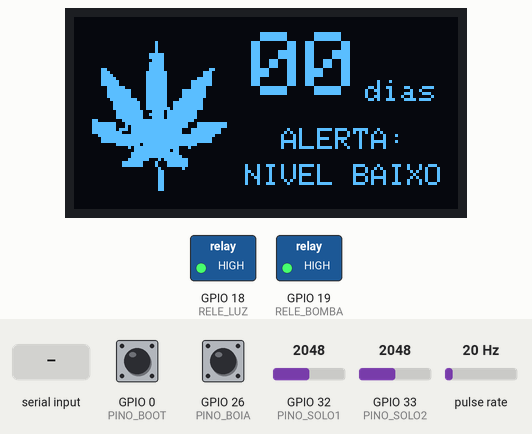
Simulated run of this sketch. Board: ESP32. On the bench: 128×64 one-colour display, switched loads named in the sketch (green lamp = pin HIGH). Wiring (inferred from the names in the program): pulse sensor: data GPIO 25. Inputs (shaded band) come from the test bench; at power-on: GPIO 26 (PINO_BOIA) HIGH, GPIO 0 (PINO_BOOT) HIGH, GPIO 32 (PINO_SOLO1) = 2048, GPIO 33 (PINO_SOLO2) = 2048, pulse rate 20 Hz. What the sketch prints to the serial monitor is not drawn.

Above: at 2.6 s.
2.7 s: GPIO 26 (PINO_BOIA) pulled LOW for 3.2 s
At 5.1 s:
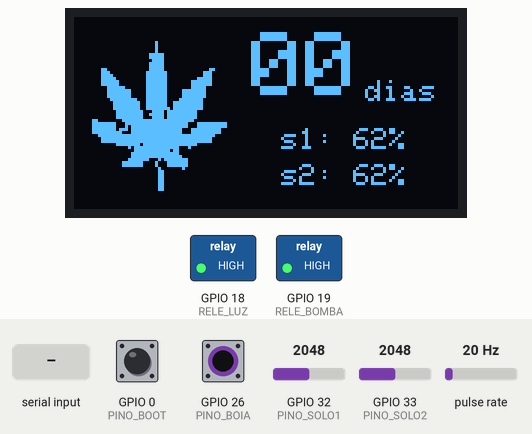
7.5 s: GPIO 0 (PINO_BOOT) pulled LOW for 0.15 s
9.1 s: "R" received over Serial
At 21.1 s:
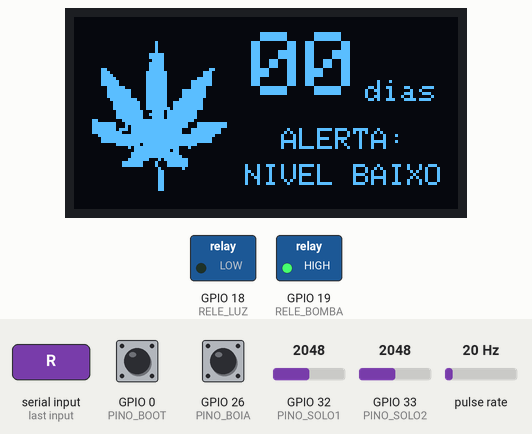
Timing chart, 0 to 61.5 s (numbered marks = the images above; inputs shaded):
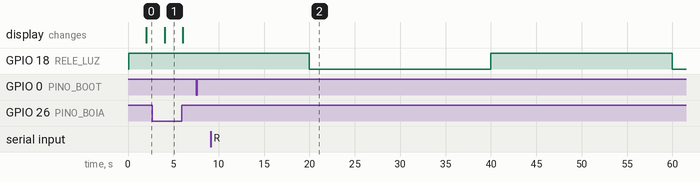

Measured:
- after the input at 2.7 s, the display: changes after 1.3 s (image 1)
- after the input at 7.5 s, every drawn part: stays the same

The sketch:

SGRW_ESP32_F3_R00.ino
```cpp
#include <Wire.h>
#include <Adafruit_GFX.h>
#include <Adafruit_SSD1306.h>

// ==========================================
// 1. MAPEAMENTO DE PINOS E HARDWARE
// ==========================================
// I2C (Display OLED)
#define I2C_SDA 21
#define I2C_SCL 22
#define SCREEN_WIDTH 128
#define SCREEN_HEIGHT 64
#define OLED_RESET -1
Adafruit_SSD1306 display(SCREEN_WIDTH, SCREEN_HEIGHT, &Wire, OLED_RESET);

// Sensores e Entradas Analógicas/Digitais
#define PINO_SOLO1 32   // Sensor Capacitivo Vaso 1
#define PINO_SOLO2 33   // Sensor Capacitivo Vaso 2
#define PINO_FLUXO 25   // Sensor de Fluxo YF-S401
#define PINO_BOIA 26    // Boia de Nível
#define PINO_BOOT 0     // Botão interno do ESP32 para reset do galão

// Atuadores (Relés com Low Level Trigger)
#define RELE_LUZ 18     // CH1 - Quantum Board
#define RELE_BOMBA 19   // CH2 - Bomba de Água
#define RELE_ON LOW
#define RELE_OFF HIGH

// ==========================================
// 2. VARIÁVEIS GLOBAIS E CALIBRAÇÃO
// ==========================================
// Calibração do Solo (Valores que você refinará amanhã)
const int SOLO_AR = 3380;
const int SOLO_AGUA = 1250;
int umidadeSolo1Pct = 0;
int umidadeSolo2Pct = 0;
bool nivelGalaoBaixo = false;

// Variáveis de Tempo (Lógica Non-blocking)
unsigned long tempoAnteriorLuz = 0;
const long intervaloLuz = 20000; // 20s para o Blink de teste da luz
bool estadoLuz = false;

unsigned long tempoAnteriorSensores = 0;
const long intervaloSensores = 2000; // Atualiza leituras e visor a cada 2s

// Variáveis de Autonomia
volatile bool flagGalaoCheio = false;
int diasAutonomia = 0;

// Variáveis de Hidráulica e Fluxo
volatile int pulsosFluxo = 0;
float fatorCalibracaoFluxo = 5.88; // Pulsos por mL (Ajustar nos testes amanhã)
bool executandoRega = false;
float volumeAlvo_mL = 0.0;
float volumeAtual_mL = 0.0;

// ==========================================
// 3. ATIVOS GRÁFICOS (BITMAP)
// ==========================================
const unsigned char epd_bitmap_JPEG_Folha [] PROGMEM = {
0x00, 0x00, 0x00, 0x00, 0x00, 0x00, 0x00, 0x00, 0x00, 0x00, 0x00, 0x00, 0x00, 0x00, 0x00, 0x00,
0x00, 0x00, 0x00, 0x00, 0x00, 0x00, 0x00, 0x00, 0x00, 0x00, 0x00, 0x00, 0x00, 0x00, 0x00, 0x00,
0x00, 0x00, 0x00, 0x00, 0x00, 0x00, 0x00, 0x00, 0x00, 0x00, 0x00, 0x00, 0x00, 0x00, 0x00, 0x00,
0x00, 0x00, 0x00, 0x00, 0x00, 0x00, 0x00, 0x00, 0x00, 0x00, 0x00, 0x00, 0x00, 0x00, 0x00, 0x00,
0x00, 0x00, 0x00, 0x00, 0x00, 0x00, 0x00, 0x00, 0x00, 0x00, 0x00, 0x00, 0x00, 0x00, 0x00, 0x00,
0x00, 0x00, 0x00, 0x00, 0x00, 0x00, 0x00, 0x00, 0x00, 0x00, 0x00, 0x00, 0x00, 0x00, 0x00, 0x00,
0x00, 0x00, 0x00, 0x00, 0x00, 0x00, 0x00, 0x00, 0x00, 0x00, 0x00, 0x00, 0x00, 0x00, 0x00, 0x00,
0x00, 0x00, 0x00, 0x00, 0x00, 0x00, 0x00, 0x00, 0x00, 0x00, 0x00, 0x00, 0x00, 0x00, 0x00, 0x00,
0x00, 0x00, 0x00, 0x10, 0x00, 0x00, 0x00, 0x00, 0x00, 0x00, 0x00, 0x00, 0x00, 0x00, 0x00, 0x00,
0x00, 0x00, 0x00, 0x10, 0x00, 0x00, 0x00, 0x00, 0x00, 0x00, 0x00, 0x00, 0x00, 0x00, 0x00, 0x00,
0x00, 0x00, 0x00, 0x10, 0x00, 0x00, 0x00, 0x00, 0x00, 0x00, 0x00, 0x00, 0x00, 0x00, 0x00, 0x00,
0x00, 0x00, 0x00, 0x10, 0x00, 0x00, 0x00, 0x00, 0x00, 0x00, 0x00, 0x00, 0x00, 0x00, 0x00, 0x00,
0x00, 0x00, 0x00, 0x7c, 0x00, 0x00, 0x00, 0x00, 0x00, 0x00, 0x00, 0x00, 0x00, 0x00, 0x00, 0x00,
0x00, 0x00, 0x00, 0x7c, 0x00, 0x00, 0x00, 0x00, 0x00, 0x00, 0x00, 0x00, 0x00, 0x00, 0x00, 0x00,
0x00, 0x00, 0x00, 0x3c, 0x00, 0x00, 0x00, 0x00, 0x00, 0x00, 0x00, 0x00, 0x00, 0x00, 0x00, 0x00,
0x00, 0x00, 0x00, 0x7c, 0x00, 0x00, 0x00, 0x00, 0x00, 0x00, 0x00, 0x00, 0x00, 0x00, 0x00, 0x00,
0x00, 0x00, 0x00, 0x7c, 0x00, 0x00, 0x00, 0x00, 0x00, 0x00, 0x00, 0x00, 0x00, 0x00, 0x00, 0x00,
0x00, 0x60, 0x00, 0x7c, 0x00, 0x06, 0x00, 0x00, 0x00, 0x00, 0x00, 0x00, 0x00, 0x00, 0x00, 0x00,
0x00, 0x70, 0x00, 0xfe, 0x00, 0x1c, 0x00, 0x00, 0x00, 0x00, 0x00, 0x00, 0x00, 0x00, 0x00, 0x00,
0x00, 0x78, 0x00, 0xfe, 0x00, 0x1c, 0x00, 0x00, 0x00, 0x00, 0x00, 0x00, 0x00, 0x00, 0x00, 0x00,
0x00, 0x7c, 0x00, 0xfe, 0x00, 0x7c, 0x00, 0x00, 0x00, 0x00, 0x00, 0x00, 0x00, 0x00, 0x00, 0x00,
0x00, 0x7e, 0x00, 0xfe, 0x01, 0xfc, 0x00, 0x00, 0x00, 0x00, 0x00, 0x00, 0x00, 0x00, 0x00, 0x00,
0x00, 0x7e, 0x00, 0xfe, 0x01, 0xfc, 0x00, 0x00, 0x00, 0x00, 0x00, 0x00, 0x00, 0x00, 0x00, 0x00,
0x00, 0x1f, 0x80, 0xfe, 0x01, 0xf0, 0x00, 0x00, 0x00, 0x00, 0x00, 0x00, 0x00, 0x00, 0x00, 0x00,
0x00, 0x1f, 0xe0, 0xfe, 0x0f, 0xf0, 0x00, 0x00, 0x00, 0x00, 0x00, 0x00, 0x00, 0x00, 0x00, 0x00,
0x00, 0x1f, 0xe0, 0xfe, 0x0f, 0xf0, 0x00, 0x00, 0x00, 0x00, 0x00, 0x00, 0x00, 0x00, 0x00, 0x00,
0x00, 0x1f, 0xe0, 0xfe, 0x0f, 0xf0, 0x00, 0x00, 0x00, 0x00, 0x00, 0x00, 0x00, 0x00, 0x00, 0x00,
0x00, 0x0f, 0xf8, 0xfe, 0x1f, 0xe0, 0x00, 0x00, 0x00, 0x00, 0x00, 0x00, 0x00, 0x00, 0x00, 0x00,
0x00, 0x07, 0xfc, 0xfe, 0x7f, 0xe0, 0x00, 0x00, 0x00, 0x00, 0x00, 0x00, 0x00, 0x00, 0x00, 0x00,
0x00, 0x07, 0xfc, 0xfe, 0x7f, 0xe0, 0x00, 0x00, 0x00, 0x00, 0x00, 0x00, 0x00, 0x00, 0x00, 0x00,
0x00, 0x07, 0xfc, 0xff, 0x7f, 0xe0, 0x00, 0x00, 0x00, 0x00, 0x00, 0x00, 0x00, 0x00, 0x00, 0x00,
0x00, 0x03, 0xfe, 0x3d, 0xff, 0x80, 0x00, 0x00, 0x00, 0x00, 0x00, 0x00, 0x00, 0x00, 0x00, 0x00,
0x00, 0x03, 0xfe, 0x7d, 0xff, 0x80, 0x00, 0x00, 0x00, 0x00, 0x00, 0x00, 0x00, 0x00, 0x00, 0x00,
0x00, 0x03, 0xfe, 0x3d, 0xff, 0x80, 0x00, 0x00, 0x00, 0x00, 0x00, 0x00, 0x00, 0x00, 0x00, 0x00,
0x03, 0x00, 0xff, 0xff, 0xff, 0x00, 0x00, 0x00, 0x00, 0x00, 0x00, 0x00, 0x00, 0x00, 0x00, 0x00,
0x03, 0xfc, 0x7f, 0xff, 0xfc, 0x7f, 0xe0, 0x00, 0x00, 0x00, 0x00, 0x00, 0x00, 0x00, 0x00, 0x00,
0x03, 0xfc, 0x5f, 0xff, 0xfc, 0x7f, 0xe0, 0x00, 0x00, 0x00, 0x00, 0x00, 0x00, 0x00, 0x00, 0x00,
0x03, 0xfd, 0xdf, 0xff, 0xf1, 0xff, 0x80, 0x00, 0x00, 0x00, 0x00, 0x00, 0x00, 0x00, 0x00, 0x00,
0x03, 0xff, 0x1f, 0xff, 0xf1, 0xff, 0x80, 0x00, 0x00, 0x00, 0x00, 0x00, 0x00, 0x00, 0x00, 0x00,
0x00, 0xff, 0xff, 0xff, 0xff, 0xfe, 0x00, 0x00, 0x00, 0x00, 0x00, 0x00, 0x00, 0x00, 0x00, 0x00,
0x00, 0x7f, 0xff, 0xff, 0xff, 0xfc, 0x00, 0x00, 0x00, 0x00, 0x00, 0x00, 0x00, 0x00, 0x00, 0x00,
0x00, 0x7f, 0xff, 0xff, 0xff, 0xfc, 0x00, 0x00, 0x00, 0x00, 0x00, 0x00, 0x00, 0x00, 0x00, 0x00,
0x00, 0x03, 0xfd, 0xff, 0xff, 0x80, 0x00, 0x00, 0x00, 0x00, 0x00, 0x00, 0x00, 0x00, 0x00, 0x00,
0x00, 0x00, 0x2f, 0xff, 0xe2, 0x00, 0x00, 0x00, 0x00, 0x00, 0x00, 0x00, 0x00, 0x00, 0x00, 0x00,
0x00, 0x00, 0x0f, 0xff, 0x60, 0x00, 0x00, 0x00, 0x00, 0x00, 0x00, 0x00, 0x00, 0x00, 0x00, 0x00,
0x00, 0x00, 0x1f, 0xff, 0xe0, 0x00, 0x00, 0x00, 0x00, 0x00, 0x00, 0x00, 0x00, 0x00, 0x00, 0x00,
0x00, 0x00, 0x1f, 0xff, 0xf0, 0x00, 0x00, 0x00, 0x00, 0x00, 0x00, 0x00, 0x00, 0x00, 0x00, 0x00,
0x00, 0x00, 0x3f, 0x8b, 0xfc, 0x00, 0x00, 0x00, 0x00, 0x00, 0x00, 0x00, 0x00, 0x00, 0x00, 0x00,
0x00, 0x00, 0xfe, 0x11, 0xfc, 0x00, 0x00, 0x00, 0x00, 0x00, 0x00, 0x00, 0x00, 0x00, 0x00, 0x00,
0x00, 0x00, 0xfe, 0x11, 0xfc, 0x00, 0x00, 0x00, 0x00, 0x00, 0x00, 0x00, 0x00, 0x00, 0x00, 0x00,
0x00, 0x00, 0x00, 0x08, 0x08, 0x00, 0x00, 0x00, 0x00, 0x00, 0x00, 0x00, 0x00, 0x00, 0x00, 0x00,
0x00, 0x00, 0x00, 0x0c, 0x00, 0x00, 0x00, 0x00, 0x00, 0x00, 0x00, 0x00, 0x00, 0x00, 0x00, 0x00,
0x00, 0x00, 0x00, 0x0c, 0x00, 0x00, 0x00, 0x00, 0x00, 0x00, 0x00, 0x00, 0x00, 0x00, 0x00, 0x00,
0x00, 0x00, 0x00, 0x0c, 0x00, 0x00, 0x00, 0x00, 0x00, 0x00, 0x00, 0x00, 0x00, 0x00, 0x00, 0x00,
0x00, 0x00, 0x00, 0x0c, 0x00, 0x00, 0x00, 0x00, 0x00, 0x00, 0x00, 0x00, 0x00, 0x00, 0x00, 0x00,
0x00, 0x00, 0x00, 0x0c, 0x00, 0x00, 0x00, 0x00, 0x00, 0x00, 0x00, 0x00, 0x00, 0x00, 0x00, 0x00,
0x00, 0x00, 0x00, 0x0c, 0x00, 0x00, 0x00, 0x00, 0x00, 0x00, 0x00, 0x00, 0x00, 0x00, 0x00, 0x00,
0x00, 0x00, 0x00, 0x0c, 0x00, 0x00, 0x00, 0x00, 0x00, 0x00, 0x00, 0x00, 0x00, 0x00, 0x00, 0x00,
0x00, 0x00, 0x00, 0x00, 0x00, 0x00, 0x00, 0x00, 0x00, 0x00, 0x00, 0x00, 0x00, 0x00, 0x00, 0x00,
0x00, 0x00, 0x00, 0x00, 0x00, 0x00, 0x00, 0x00, 0x00, 0x00, 0x00, 0x00, 0x00, 0x00, 0x00, 0x00,
0x00, 0x00, 0x00, 0x00, 0x00, 0x00, 0x00, 0x00, 0x00, 0x00, 0x00, 0x00, 0x00, 0x00, 0x00, 0x00,
0x00, 0x00, 0x00, 0x00, 0x00, 0x00, 0x00, 0x00, 0x00, 0x00, 0x00, 0x00, 0x00, 0x00, 0x00, 0x00,
0x00, 0x00, 0x00, 0x00, 0x00, 0x00, 0x00, 0x00, 0x00, 0x00, 0x00, 0x00, 0x00, 0x00, 0x00, 0x00,
0x00, 0x00, 0x00, 0x00, 0x00, 0x00, 0x00, 0x00, 0x00, 0x00, 0x00, 0x00, 0x00, 0x00, 0x00, 0x00
};

// ==========================================
// 4. INTERRUPÇÕES DE HARDWARE
// ==========================================
void IRAM_ATTR ISR_ResetGalao() {
  flagGalaoCheio = true;
}

void IRAM_ATTR ISR_ContaPulso() {
  pulsosFluxo++;
}

// ==========================================
// 5. SETUP INICIAL
// ==========================================
void setup() {
  Serial.begin(115200);
  Wire.begin(I2C_SDA, I2C_SCL);

  if(!display.begin(SSD1306_SWITCHCAPVCC, 0x3C)) {
    Serial.println(F("Falha na inicializacao do OLED"));
    for(;;);
  }
  display.clearDisplay();
  display.setTextColor(SSD1306_WHITE);
  display.display();

  // Entradas e Pull-Ups
  pinMode(PINO_BOIA, INPUT_PULLUP);
  pinMode(PINO_BOOT, INPUT_PULLUP);
  pinMode(PINO_FLUXO, INPUT_PULLUP);

  // Relés
  pinMode(RELE_LUZ, OUTPUT);
  pinMode(RELE_BOMBA, OUTPUT);
  digitalWrite(RELE_LUZ, RELE_OFF);
  digitalWrite(RELE_BOMBA, RELE_OFF);

  // Ativação das Interrupções
  attachInterrupt(digitalPinToInterrupt(PINO_BOOT), ISR_ResetGalao, FALLING);
  attachInterrupt(digitalPinToInterrupt(PINO_FLUXO), ISR_ContaPulso, FALLING);

  Serial.println(F("=== SMARTGROW INICIADO: FASES 1, 2 E 3 ==="));
  Serial.println(F("Aguardando comandos (Envie 'R' para regar 100mL)"));
}

// ==========================================
// 6. LOOP PRINCIPAL
// ==========================================
void loop() {
  unsigned long tempoAtual = millis();

  // ------------------------------------------------
  // A. RESET DO GALÃO (Botão BOOT)
  // ------------------------------------------------
  if (flagGalaoCheio) {
    diasAutonomia = 0;
    flagGalaoCheio = false;
    Serial.println(">>> Galão resetado via painel físico!");
  }

  // ------------------------------------------------
  // B. ATUALIZAÇÃO DOS SENSORES E DISPLAY (2 Segundos)
  // ------------------------------------------------
  if (tempoAtual - tempoAnteriorSensores >= intervaloSensores) {
    tempoAnteriorSensores = tempoAtual;

    // 1. Leitura e Conversão do Solo 1
    int leituraBruta1 = analogRead(PINO_SOLO1);
    umidadeSolo1Pct = map(leituraBruta1, SOLO_AR, SOLO_AGUA, 0, 100);
    umidadeSolo1Pct = constrain(umidadeSolo1Pct, 0, 100);

    // 2. Leitura e Conversão do Solo 2
    int leituraBruta2 = analogRead(PINO_SOLO2);
    umidadeSolo2Pct = map(leituraBruta2, SOLO_AR, SOLO_AGUA, 0, 100);
    umidadeSolo2Pct = constrain(umidadeSolo2Pct, 0, 100);

    // 3. Leitura da Boia
    nivelGalaoBaixo = (digitalRead(PINO_BOIA) == HIGH);

    // --- REFRESH DO DISPLAY ---
    display.clearDisplay();
    display.drawBitmap(0, 0, epd_bitmap_JPEG_Folha, 128, 64, SSD1306_WHITE);

    // Geometria de Texto à direita da folha
    int areaTextX = 52;
    int areaTextWidth = 128 - 52;
    int baseY = 5; // Subi levemente o Y inicial para caber as 3 linhas com folga

    // Linha 1 (Autonomia)
    int widthDiasNum = 36; // Tamanho 3 = 18px por char
    int widthDiasTxt = 24; // Tamanho 1 = 6px por char
    int gapLinha1 = 2;
    int totalWidthL1 = widthDiasNum + gapLinha1 + widthDiasTxt;
    int cursorX_L1 = areaTextX + (areaTextWidth - totalWidthL1) / 2;

    display.setTextSize(3);
    display.setCursor(cursorX_L1, baseY);
    if (diasAutonomia < 10 && diasAutonomia >= 0) display.print("0");
    display.print(diasAutonomia);

    display.setTextSize(1);
    display.setCursor(cursorX_L1 + widthDiasNum + gapLinha1, baseY + 16);
    display.print("dias");

    // Linhas 2 e 3 (Sensores de Solo 1 e 2 empilhados em Tamanho 1)
    // Texto ex: "s1: XX%" = 7 caracteres * 6px = 42 pixels de largura
    int widthSolo = 42;
    int cursorX_Solo = areaTextX + (areaTextWidth - widthSolo) / 2;

    // Solo 1
    int cursorY_S1 = baseY + 32; // Distância logo abaixo dos dias
    display.setTextSize(1);
    display.setCursor(cursorX_Solo, cursorY_S1);
    display.print("s1: ");
    if (umidadeSolo1Pct < 10 && umidadeSolo1Pct >= 0) display.print("0");
    display.print(umidadeSolo1Pct);
    display.print("%");

    // Solo 2
    int cursorY_S2 = cursorY_S1 + 12; // 12 pixels abaixo do S1
    display.setCursor(cursorX_Solo, cursorY_S2);
    display.print("s2: ");
    if (umidadeSolo2Pct < 10 && umidadeSolo2Pct >= 0) display.print("0");
    display.print(umidadeSolo2Pct);
    display.print("%");

    // Aviso de Segurança (Boia)
    if (nivelGalaoBaixo) {
       // Se der alerta, apagamos as duas linhas de solo (S1 e S2) para destacar a emergência
       display.fillRect(areaTextX, cursorY_S1, areaTextWidth, 24, SSD1306_BLACK);

       int xAlerta = areaTextX + (areaTextWidth - 42) / 2;
       int xNivel = areaTextX + (areaTextWidth - 66) / 2;

       display.setTextSize(1);
       display.setCursor(xAlerta, cursorY_S1);
       display.print("ALERTA:");
       display.setCursor(xNivel, cursorY_S2);
       display.print("NIVEL BAIXO");
    }
    display.display();

    // --- LOGS PARA DEPURAÇÃO AMANHÃ ---
    Serial.print("Solo 1 -> Bruto: "); Serial.print(leituraBruta1); Serial.print(" | "); Serial.print(umidadeSolo1Pct); Serial.println("%");
    Serial.print("Solo 2 -> Bruto: "); Serial.print(leituraBruta2); Serial.print(" | "); Serial.print(umidadeSolo2Pct); Serial.println("%");
    Serial.println("-----------------------------------");
  }

  // ------------------------------------------------
  // C. TESTE DA QUANTUM BOARD (Blink 20s)
  // ------------------------------------------------
  if (tempoAtual - tempoAnteriorLuz >= intervaloLuz) {
    tempoAnteriorLuz = tempoAtual;
    estadoLuz = !estadoLuz;
    digitalWrite(RELE_LUZ, estadoLuz ? RELE_ON : RELE_OFF);
  }

  // ------------------------------------------------
  // D. GATILHO DE REGA VIA SERIAL (Hidráulica)
  // ------------------------------------------------
  if (Serial.available() > 0) {
    char comando = Serial.read();
    if ((comando == 'R' || comando == 'r') && !executandoRega) {
      if (!nivelGalaoBaixo) {
        iniciarRega(100.0); // Alvo de 100mL (Altere aqui se quiser testar volumes maiores amanhã)
      } else {
        Serial.println("BLOQUEIO: Boia acusa falta de água no reservatório!");
      }
    }
  }

  // ------------------------------------------------
  // E. CONTROLE DE DISPERSÃO (Parada via Fluxo ou Boia)
  // ------------------------------------------------
  if (executandoRega) {
    // Leitura volátil segura
    noInterrupts();
    int copiapulsos = pulsosFluxo;
    interrupts();

    volumeAtual_mL = copiapulsos / fatorCalibracaoFluxo;

    // Se bateu a meta ou a água do galão acabou no meio da rega
    if (volumeAtual_mL >= volumeAlvo_mL || digitalRead(PINO_BOIA) == HIGH) {
      digitalWrite(RELE_BOMBA, RELE_OFF); // Desliga a bomba imediatamente
      executandoRega = false;
      Serial.print(">>> Rega encerrada. Total bombeado: ");
      Serial.print(volumeAtual_mL);
      Serial.println(" mL");
    }
  }
}

// ==========================================
// FUNÇÕES AUXILIARES
// ==========================================
void iniciarRega(float volume_mL) {
  volumeAlvo_mL = volume_mL;
  volumeAtual_mL = 0.0;

  noInterrupts();
  pulsosFluxo = 0; // Zera a contagem da hélice para começar do zero
  interrupts();

  executandoRega = true;
  digitalWrite(RELE_BOMBA, RELE_ON); // Liga a bomba

  Serial.print(">>> Acionando Bomba! Alvo programado: ");
  Serial.print(volumeAlvo_mL);
  Serial.println(" mL...");
}
```
